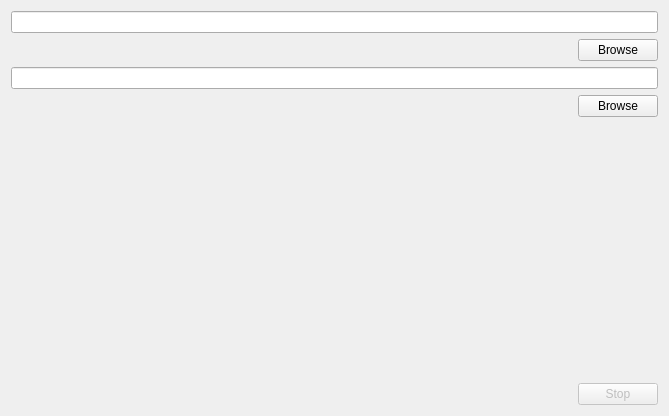
<?xml version="1.0" encoding="UTF-8"?>
<ui version="4.0">
 <class>SettingsDialog</class>
 <widget class="QMainWindow" name="SettingsDialog">
  <property name="geometry">
   <rect>
    <x>0</x>
    <y>0</y>
    <width>669</width>
    <height>416</height>
   </rect>
  </property>
  <property name="windowTitle">
   <string>MainWindow</string>
  </property>
  <widget class="QWidget" name="centralWidget">
   <layout class="QVBoxLayout" name="verticalLayout">
    <item>
     <widget class="QLineEdit" name="le_VDub">
      <property name="readOnly">
       <bool>true</bool>
      </property>
     </widget>
    </item>
    <item>
     <layout class="QHBoxLayout" name="horizontalLayout_3">
      <item>
       <spacer name="horizontalSpacer_3">
        <property name="orientation">
         <enum>Qt::Horizontal</enum>
        </property>
        <property name="sizeHint" stdset="0">
         <size>
          <width>40</width>
          <height>20</height>
         </size>
        </property>
       </spacer>
      </item>
      <item>
       <widget class="QPushButton" name="btn_Browse_VDub">
        <property name="text">
         <string>Browse</string>
        </property>
       </widget>
      </item>
     </layout>
    </item>
    <item>
     <widget class="QLineEdit" name="le_ScanDir">
      <property name="readOnly">
       <bool>true</bool>
      </property>
     </widget>
    </item>
    <item>
     <layout class="QHBoxLayout" name="horizontalLayout">
      <item>
       <spacer name="horizontalSpacer">
        <property name="orientation">
         <enum>Qt::Horizontal</enum>
        </property>
        <property name="sizeHint" stdset="0">
         <size>
          <width>40</width>
          <height>20</height>
         </size>
        </property>
       </spacer>
      </item>
      <item>
       <widget class="QPushButton" name="btn_BrowseScanDir">
        <property name="text">
         <string>Browse</string>
        </property>
       </widget>
      </item>
     </layout>
    </item>
    <item>
     <spacer name="verticalSpacer">
      <property name="orientation">
       <enum>Qt::Vertical</enum>
      </property>
      <property name="sizeHint" stdset="0">
       <size>
        <width>20</width>
        <height>40</height>
       </size>
      </property>
     </spacer>
    </item>
    <item>
     <layout class="QHBoxLayout" name="horizontalLayout_4">
      <item>
       <spacer name="horizontalSpacer_4">
        <property name="orientation">
         <enum>Qt::Horizontal</enum>
        </property>
        <property name="sizeHint" stdset="0">
         <size>
          <width>40</width>
          <height>20</height>
         </size>
        </property>
       </spacer>
      </item>
      <item>
       <widget class="QPushButton" name="btn_StartStop">
        <property name="enabled">
         <bool>false</bool>
        </property>
        <property name="text">
         <string>Stop</string>
        </property>
       </widget>
      </item>
     </layout>
    </item>
   </layout>
  </widget>
 </widget>
 <layoutdefault spacing="6" margin="11"/>
 <resources/>
 <connections/>
</ui>
